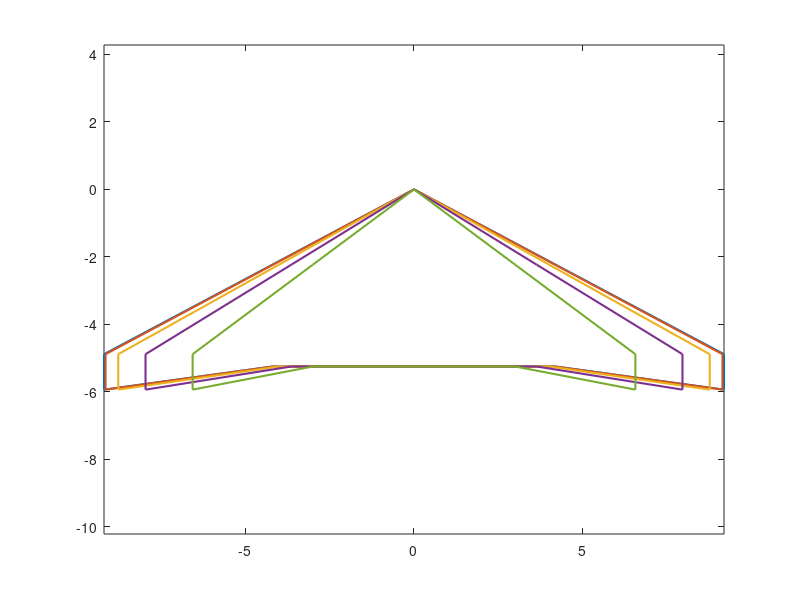

Here is the MATLAB script that generated this plot: (Note: this script raises an error after producing the figure.)
%% AERODYNAMICS 2.- PROJECT 2 2025-2026 - WING #19
% MARIO BARRANTES MELLADO 100471762
% GUILLERMO MARÍN COBO 100475752

clc; clear all; close all;
%% Parameters of Wing & ISA

% Parameters of the wing
Sw = 55;             % Surface of the wing [m^2] - from statement
AR = 6.14;           % Area Ratio = b^2/S - from XFLR5
b = sqrt(AR*Sw);     % Wingspan [m]

% Ni = Number of panels in each direction
Ny = 80;
Nx = 40;

% ISA PARAMETERS
M = 22000;             % Mass of the aircraft [kg] - from statement
g = 9.81;              % Acceleration due to gravity force [m/s^2]
CD0 = 0.01;            % Parasitic Drag coefficient - from statement
h = 11000;             % Flying altitude [m] - from statement
T0 = 288.15;           % Ambient temperature @ h=0 [K]
A = 0.0065;            % Lapse rate - ΔT/m [K/m] 
R = 287.05;            % Ideal gas constant [J·kg/K]
T = T0 - A * h;        % Formula to compute temperature @ certain altitude [K]
P = 101325 * (1-(A*h)/T0)^(g/(A * R)); % Formula to compute pressure @ certain altitude [Pa]
rho = P/(R*T);         % Density of air @ h=11000m [kg/m^3] - rho = P/(R*T)
e = 1;                 % Oswald Efficiency Factor
gamma_isa = 1.4 ;          % Ideal gas ratio
W = M * g;             % Weight of aircraft [N]
a = sqrt(gamma_isa*R*T);   % Speed of sound [m/s]

b_0 = b;   % Keep actual value of span [m]

%% WING GEOMETRY for EIW - M_inf=[0,0.1,0.3,0.5,0.7]
M_inf = [0,0.1,0.3,0.5,0.7];

beta = zeros(1, length(M_inf));
b_eiw = zeros(1, length(M_inf));
b_kink_eiw = zeros(1, length(M_inf));
Sw_eiw =  zeros(1, length(M_inf));

colors = lines(length(M_inf)); % At the start, outside the loop
handles = zeros(1, length(M_inf)); % Preallocate for legend

for k=1:length(M_inf)

beta(k) = sqrt(1-(M_inf(k)^2));  % Prandtl-Glauert Correction Factor
b_eiw (k) =  b_0*beta(k);          % Span of Equivalent Incompressible Wing
Sw_eiw (k) = Sw*beta(k);           % Surface of Equivalent Incompressible Wing

%hay que repetir todo el proceso del project1 para el equivalent incompressible wing

% only compress y-coordinates
b = b_eiw(k);             % Wingspan [m]
c_root = b_0/3.5;        % Chord @ root [m]
% b_kink = c_root * 1.6 ;   % Span @ kink [m]

b_kink = (1.6/3.5)*b; % Span @ kink - f(b) not f(c_root)
c_tip = c_root * 0.2;    % Chord @ tip [m]
lambda = 28;             % Swept angle [deg]
lambda_eiw = atan(tand(lambda)/beta(k)) * (180/pi); % Equivalent sweep angle in degrees

% Coordinates of characteristic points of the wing
tip = [0,0] ;
b_kink_top = [(b_kink/2) * tand(lambda_eiw) , b_kink/2];
b_kink_bottom = [c_root , b_kink/2];
c_tip_top = [(b/2)*tand(lambda_eiw) , b/2];
c_tip_bottom = [(b/2)*tand(lambda_eiw) + c_tip , b/2];
c_root_profile = [c_root , 0];

% Define the 5 points of the wing outline - 3 sections where geometry changes: Tip, Kink & Root
x_wing_profile = [tip(1), b_kink_top(1), c_tip_top(1), c_tip_bottom(1), b_kink_bottom(1), c_root_profile(1)]; %, tip(1)
y_wing_profile = [tip(2), b_kink_top(2), c_tip_top(2), c_tip_bottom(2), b_kink_bottom(2), c_root_profile(2)]; %, tip(2)
y_wing_profile_left = -y_wing_profile;

%%% Wing geometry and panel generation%%
% Storing panels points in a matrix, the same matrix for all the wing
PanelPoints = zeros((Ny/2)+1, Nx+1, 2); 
PanelPoints_full = zeros(Ny+ 1, Nx+1, 2) ;

% Defining the leading edge coordinates
Leading_edge_root_kink = [tip(1), tip(2); b_kink_top(1), b_kink_top(2)];         % LE Root-Kink
Leading_edge_kink_tip = [b_kink_top(1), b_kink_top(2); c_tip_top(1), c_tip_top(2)]; % LE Kink-Tip

% Defining the trailing edge coordinates
Trailing_edge_root_kink = [c_root_profile(1), c_root_profile(2); b_kink_bottom(1), b_kink_bottom(2)]; % TE Root-Kink
Trailing_edge_kink_tip = [b_kink_bottom(1), b_kink_bottom(2); c_tip_bottom(1), c_tip_bottom(2)];   % TE Kink-Tip

dy = b_eiw(k)/Ny;          % Width of each panel
dx = linspace(0, 1, Nx+1); % Length of each panel

for j = 1:(Ny/2) + 1 
    y_j = (j-1) * dy; 

    if y_j > b/2
        y_j = b/2;
    end
    % local_x_le = 0.0;
    % local_x_te = 0.0;

    % Interpolate LE and TE x-coordinates depending if we are before or after the kink
    if y_j <= b_kink_top(2) % Root-kink
        local_x_le = interp1(Leading_edge_root_kink(:,2), Leading_edge_root_kink(:,1), y_j);  % LE x-coordinate root-kink
        local_x_te = interp1(Trailing_edge_root_kink(:,2), Trailing_edge_root_kink(:,1), y_j); % TE x-coordinate
    else % Kink-tip
        local_x_le = interp1(Leading_edge_kink_tip(:,2), Leading_edge_kink_tip(:,1), y_j);  % LE x-coordinate kink-tip
        local_x_te = interp1(Trailing_edge_kink_tip(:,2), Trailing_edge_kink_tip(:,1), y_j); % TE x-coordinate kink-tip
    end

    % Calculates the chord length of each panel
    local_chord = local_x_te - local_x_le;

    % Creates all chordwise panel vertices a this y-coordinate
    for i = 1:(Nx+1)
        PanelPoints(j, i, 1) = local_x_le + dx(i) * local_chord; % x-coordinate of panel i,j
        PanelPoints(j, i, 2) = y_j;         % y-coordinate of panel i,j
    end
end

% Mirroring half of the wing to get the complete wing plot
PanelPoints_full(1:Ny/2+1, :, 2) = -PanelPoints(end:-1:1,:,2) ;
PanelPoints_full(Ny/2+2 : Ny + 1, :, 2) = PanelPoints(2:end,:,2);
PanelPoints_full(1:Ny/2+1, :, 1) = PanelPoints(end:-1:1,:,1);
PanelPoints_full(Ny/2+2 : Ny + 1, :, 1) = PanelPoints(2:end,:,1) ;


% figure; % Plotting the wing surface

col = colors(k, :); % Pick a color for this Mach number

h = plot(y_wing_profile, -x_wing_profile, 'Color', col, 'LineWidth', 1.5);
hold on
plot(y_wing_profile_left, -x_wing_profile, 'Color', col, 'LineWidth', 1.5);
hold on

handles(k) = h; % Store handle for legend

% % Plotting panels division inside the wing
% for j = 1:Ny+1
    % plot(PanelPoints_full(j, :, 2), -PanelPoints_full(j, :, 1), 'b', 'LineWidth', 0.5);
    % hold on
% end
% for i = 1:Nx+1
    % plot(PanelPoints_full(:, i, 2), -PanelPoints_full(:, i, 1), 'b', 'LineWidth', 0.5);
    % hold on
% end
axis equal % Centering axis
hold on
end

title('Equivalent Incompressible Wings for $M_{\infty}=[0, 0.1,0.3,0.5,0.7]$', Interpreter='latex', FontWeight='bold', FontSize=14)
legendStrings = arrayfun(@(m) sprintf('M{\\infty} = %.1f', m), M_inf, 'UniformOutput', false);
legend(handles, legendStrings, Interpreter= 'latex');
xlabel('y')
ylabel('x')
axis equal
grid on
yticks = get(gca, 'YTick');          % This grabs MATLAB's current y-axis ticks
yticklabels = -yticks;               % Make all tick labels positive
set(gca, 'YTickLabel', yticklabels); % This replaces label -3 with 3, etc.
hold off

%% PANEL DIVISION FOR EIW - M_inf=[0,0.1,0.3,0.5,0.7]
%k = 1; % To plot panel division for incompressible wing (M_inf = 0) - same as in project 1
% b = sqrt(AR*Sw);     % Wingspan [m]

for k = 1:length(M_inf)

% para probar si funciona bien, ploteo solo Mach menor (M=0) y mayor (M=0.7)
% if k==1 || k==5 % only entering loop (plotting wing and panel divisions + control points) for M=0 and M=0.7

beta(k) = sqrt(1-(M_inf(k)^2));  % Prandtl-Glauert Correction Factor
b_eiw (k) =  b_0*beta(k);          % Span of Equivalent Incompressible Wing

%hay que repetir todo el proceso del project1 para el equivalent incompressible wing

% only compress y-coordinates
b = b_eiw(k);             % Wingspan [m]
c_root = b_0/3.5;        % Chord @ root [m]
% b_kink = c_root * 1.6 ;   % Span @ kink [m]
b_kink = (1.6/3.5)*b; % Span @ kink - f(b) not f(c_root)
c_tip = c_root * 0.2;    % Chord @ tip [m]
lambda = 28;             % Swept angle [deg]
lambda_eiw = atan(tand(lambda)/beta(k)) * (180/pi); % Equivalent sweep angle in degrees


% Coordinates of characteristic points of the wing
tip = [0,0] ;
b_kink_top = [(b_kink/2) * tand(lambda_eiw) , b_kink/2];
b_kink_bottom = [c_root , b_kink/2];
c_tip_top = [(b/2)*tand(lambda_eiw) , b/2];
c_tip_bottom = [(b/2)*tand(lambda_eiw) + c_tip , b/2];
c_root_profile = [c_root , 0];

% Define the 6 points of the wing outline - 3 sections where geometry changes: Tip, Kink & Root
x_wing_profile = [tip(1), b_kink_top(1), c_tip_top(1), c_tip_bottom(1), b_kink_bottom(1), c_root_profile(1)]; %, tip(1)
y_wing_profile = [tip(2), b_kink_top(2), c_tip_top(2), c_tip_bottom(2), b_kink_bottom(2), c_root_profile(2)]; %, tip(2)
y_wing_profile_left = -y_wing_profile;


%%% Wing geometry and panel generation%%
% Storing panels points in a matrix, the same matrix for all the wing
PanelPoints = zeros((Ny/2)+1, Nx+1, 2); 
PanelPoints_full = zeros(Ny+ 1, Nx+1, 2) ;

% Defining the leading edge coordinates
Leading_edge_root_kink = [tip(1), tip(2); b_kink_top(1), b_kink_top(2)];         % LE Root-Kink
Leading_edge_kink_tip = [b_kink_top(1), b_kink_top(2); c_tip_top(1), c_tip_top(2)]; % LE Kink-Tip

% Defining the trailing edge coordinates
Trailing_edge_root_kink = [c_root_profile(1), c_root_profile(2); b_kink_bottom(1), b_kink_bottom(2)]; % TE Root-Kink
Trailing_edge_kink_tip = [b_kink_bottom(1), b_kink_bottom(2); c_tip_bottom(1), c_tip_bottom(2)];   % TE Kink-Tip

dy = b_eiw(k)/Ny;               % Width of each panel
dx = linspace(0, 1, Nx+1); % Length of each panel

for j = 1:(Ny/2) + 1 
    y_j = (j-1) * dy; 

    if y_j > b/2
        y_j = b/2;
    end
    % local_x_le = 0.0;
    % local_x_te = 0.0;

    % Interpolate LE and TE x-coordinates depending if we are before or after the kink
    if y_j <= b_kink_top(2) % Root-kink
        local_x_le = interp1(Leading_edge_root_kink(:,2), Leading_edge_root_kink(:,1), y_j);  % LE x-coordinate root-kink
        local_x_te = interp1(Trailing_edge_root_kink(:,2), Trailing_edge_root_kink(:,1), y_j); % TE x-coordinate
    else % Kink-tip
        local_x_le = interp1(Leading_edge_kink_tip(:,2), Leading_edge_kink_tip(:,1), y_j);  % LE x-coordinate kink-tip
        local_x_te = interp1(Trailing_edge_kink_tip(:,2), Trailing_edge_kink_tip(:,1), y_j); % TE x-coordinate kink-tip
    end

    % Calculates the chord length of each panel
    local_chord = local_x_te - local_x_le;

    % Creates all chordwise panel vertices a this y-coordinate
    for i = 1:(Nx+1)
        PanelPoints(j, i, 1) = local_x_le + dx(i) * local_chord; % x-coordinate of panel i,j
        PanelPoints(j, i, 2) = y_j;         % y-coordinate of panel i,j
    end
end

% Mirroring half of the wing to get the complete wing plot
PanelPoints_full(1:Ny/2+1, :, 2) = -PanelPoints(end:-1:1,:,2) ;
PanelPoints_full(Ny/2+2 : Ny + 1, :, 2) = PanelPoints(2:end,:,2);
PanelPoints_full(1:Ny/2+1, :, 1) = PanelPoints(end:-1:1,:,1);
PanelPoints_full(Ny/2+2 : Ny + 1, :, 1) = PanelPoints(2:end,:,1) ;


figure; % Plotting the wing surface

col = colors(k, :); % Pick a color for this Mach number

h = plot(y_wing_profile, -x_wing_profile, 'Color', col, 'LineWidth', 1.5);
hold on
plot(y_wing_profile_left, -x_wing_profile, 'Color', col, 'LineWidth', 1.5);
hold on

handles(k) = h; % Store handle for legend

% Plotting panels division inside the wing
for j = 1:Ny+1
    plot(PanelPoints_full(j, :, 2), -PanelPoints_full(j, :, 1), 'b', 'LineWidth', 0.5);
    hold on
end
for i = 1:Nx+1
    plot(PanelPoints_full(:, i, 2), -PanelPoints_full(:, i, 1), 'b', 'LineWidth', 0.5);
    hold on
end
axis equal % Centering axis
hold on

%%% Computing and plotting Control Points
x_c = zeros(Nx, Ny); % Control point x-coordinates
y_c = zeros(Nx, Ny); % Control point y-coordinates

for i = 1:Nx 
    for j = 1:Ny 
        % x,y coordinates for the 4 corners of the (i,j) panel
        P1_coords = squeeze(PanelPoints_full(j,   i,   :)); % Inboard, LE
        P2_coords = squeeze(PanelPoints_full(j,   i+1, :)); % Inboard, TE
        P3_coords = squeeze(PanelPoints_full(j+1, i+1, :)); % Outboard, TE
        P4_coords = squeeze(PanelPoints_full(j+1, i,   :)); % Outboard, LE

        % control points @ exact center of the panel (same as in exercises of sheet 4)
        x_c(i,j) = (P1_coords(1) + P2_coords(1) + P3_coords(1) + P4_coords(1)) / 4;
        y_c(i,j) = (P1_coords(2) + P2_coords(2) + P3_coords(2) + P4_coords(2)) / 4;

        plot(y_c(i,j),-x_c(i,j),'r.', 'MarkerSize', 6) % Adding control points to plot of wing with panels division

    end
end

title(sprintf('Equivalent Incompressible Wing for $M_{\\infty} = %.2f$', M_inf(k)), Interpreter='latex', FontWeight='bold',FontSize=14)
xlabel('y (spanwise direction)', Interpreter= 'latex')
ylabel('x (chordwise direction)', Interpreter= 'latex')
axis on
grid off
limits = [min(y_wing_profile_left)-1,max(y_wing_profile)+1];
xlim (limits)
yticks = get(gca, 'YTick');      % This grabs MATLAB's current y-axis ticks
yticklabels = -yticks;       % Make all tick labels positive
set(gca, 'YTickLabel', yticklabels); % This replaces label -3 with 3, etc.
hold off

end

%% VLM FOR EIW TO GET dCL/dα for M_inf=[0,0.1,0.3,0.5,0.7] - from Project 1 - OK (revisado con Ignacio)
alpha_deg = [0, 5, 10, 15, 20] ; % Angle of attack [degrees]
alpha_rad = deg2rad(alpha_deg);  % Angle of attack [radians]

Na = length(alpha_rad);

CL_i = zeros(Na);
CL_c = zeros(Na);
L = zeros(Na);
CL_full_i = zeros(Na,Na);
CL_full_c = zeros(Na,Na);
dCL_dalpha_c_rad = zeros(1,Na);
dCL_dalpha_c_deg = zeros(1,Na);

colors = lines(length(M_inf));     % Vector for different colors for each Mach
handles = zeros(1, length(M_inf)); % Preallocate vector for legend

for i = 1:length(M_inf)

    [CL_i, ww_mat, Gamma, L, V_inf] = vlm (M_inf(i), PanelPoints_full, alpha_rad, Nx, Ny, x_c, y_c, b_eiw(i), rho, a, Sw_eiw(i));

    col2 = colors(i, :);      % Pick a color for plotting CL for this Mach number - same colors as EIWs

    CL_full_i(i,:) = CL_i;    % Store all values of CL - Each row is for each M_inf   -->  Equal for all M_inf
    CL_c = CL_i./beta(i);     % Undo PG contraction for CL
    CL_full_c(i,:) = CL_c;    % Store all values of CL - Each row is for each M_inf

    h2 = plot(alpha_deg, CL_c, 'Color', col2, 'LineWidth', 1.5);
    hold on
    handles(i) = h2;          % Store handles for legend

    dCL_dalpha_c_rad(i) = (CL_full_c(i, end) - CL_full_c(i, 1)) / (alpha_rad(end) - alpha_rad(1)); 
    dCL_dalpha_c_deg(i) = (CL_full_c(i, end) - CL_full_c(i, 1)) / (alpha_deg(end) - alpha_deg(1));

end

% Plot of CL vs alpha [deg]
title('$C_L$ vs $\alpha$ for $M_{\infty}=[0, 0.1,0.3,0.5,0.7]$', Interpreter='latex', FontWeight='bold', FontSize=14)
legendStrings = arrayfun(@(m) sprintf('M{\\infty} = %.1f', m), M_inf, 'UniformOutput', false);
legend(handles, legendStrings, Interpreter= 'latex');
xlabel('$\alpha$', Interpreter='latex', FontSize=14)
ylabel('$C_L$', Interpreter='latex', FontSize=14)
grid on
hold off

% Plot of dCL/dalpha [deg]
figure
plot (M_inf, dCL_dalpha_c_deg, 'o-', LineWidth=1.5)
title('$dC_L/d\alpha$ [deg] for $M_{\infty}=[0,0.1,0.3,0.5,0.7]$', Interpreter='latex', FontWeight='bold', FontSize=14)
xlabel('$M_{\infty}$', Interpreter='latex', FontSize=14)
ylabel('$dC_L/d\alpha$ [deg]', Interpreter='latex', FontSize=14)
grid on

% Plot of dCL/dalpha [rad]
figure
plot (M_inf, dCL_dalpha_c_rad, 'o-', Linewidth=1.5)
title('$dC_L/d\alpha$ [rad] for $M_{\infty}=[0,0.1,0.3,0.5,0.7]$', Interpreter='latex', FontWeight='bold', FontSize=14)
xlabel('$M_{\infty}$', Interpreter='latex', FontSize=14)
ylabel('$dC_L/d\alpha$ [rad]', Interpreter='latex', FontSize=14)
grid on



%%%%% COMPUTATION OF INDUCED DRAG FROM SAME PROCEDURE AS THE ONE USED FOR
%%%%% GETTING LIFT ON M_inf_D = [0,0.1,0.3,0.5,0.7] 
%% WING GEOMETRY for EIW - M_inf_D=[0.5-0.95]
M_inf_D = 0.5:0.05:0.95;           % Incoming free-stream Mach numbers
beta_D = sqrt(1-(M_inf_D.^2));  % Prandtl-Glauert Correction Factor
b_eiw_D = b_0.*beta_D;             % Span of Equivalent Incompressible Wing
Sw_eiw_D = Sw.*beta_D;             % Surface of Equivalent Incompressible Wing

b_kink_eiw_D = zeros(1, length(M_inf_D));

colors = lines(length(M_inf_D)); % At the start, outside the loop
handles = zeros(1, length(M_inf_D)); % Preallocate for legend

for k=1:length(M_inf_D)

% only compress y-coordinates
b = b_eiw_D(k);             % Wingspan [m]
c_root = b_0/3.5;        % Chord @ root [m]
% b_kink = c_root * 1.6 ;   % Span @ kink [m]

b_kink = (1.6/3.5)*b;    % Span @ kink - f(b) not f(c_root)
c_tip = c_root * 0.2;    % Chord @ tip [m]
lambda = 28;             % Swept angle [deg]
lambda_eiw = atan(tand(lambda)/beta_D(k)) * (180/pi); % Equivalent sweep angle in degrees


% Coordinates of characteristic points of the wing
tip = [0,0] ;
b_kink_top = [(b_kink/2) * tand(lambda_eiw) , b_kink/2];
b_kink_bottom = [c_root , b_kink/2];
c_tip_top = [(b/2)*tand(lambda_eiw) , b/2];
c_tip_bottom = [(b/2)*tand(lambda_eiw) + c_tip , b/2];
c_root_profile = [c_root , 0];

% Define the 5 points of the wing outline - 3 sections where geometry changes: Tip, Kink & Root
x_wing_profile = [tip(1), b_kink_top(1), c_tip_top(1), c_tip_bottom(1), b_kink_bottom(1), c_root_profile(1)]; %, tip(1)
y_wing_profile = [tip(2), b_kink_top(2), c_tip_top(2), c_tip_bottom(2), b_kink_bottom(2), c_root_profile(2)]; %, tip(2)
y_wing_profile_left = -y_wing_profile;


%%% Wing geometry and panel generation%%
% Storing panels points in a matrix, the same matrix for all the wing
PanelPoints = zeros((Ny/2)+1, Nx+1, 2); 
PanelPoints_full = zeros(Ny+ 1, Nx+1, 2) ;

% Defining the leading edge coordinates
Leading_edge_root_kink = [tip(1), tip(2); b_kink_top(1), b_kink_top(2)];         % LE Root-Kink
Leading_edge_kink_tip = [b_kink_top(1), b_kink_top(2); c_tip_top(1), c_tip_top(2)]; % LE Kink-Tip

% Defining the trailing edge coordinates
Trailing_edge_root_kink = [c_root_profile(1), c_root_profile(2); b_kink_bottom(1), b_kink_bottom(2)]; % TE Root-Kink
Trailing_edge_kink_tip = [b_kink_bottom(1), b_kink_bottom(2); c_tip_bottom(1), c_tip_bottom(2)];   % TE Kink-Tip

dy = b_eiw_D(k)/Ny;               % Width of each panel
dx = linspace(0, 1, Nx+1); % Length of each panel

for j = 1:(Ny/2) + 1 
    y_j = (j-1) * dy; 

    if y_j > b/2
        y_j = b/2;
    end
    % local_x_le = 0.0;
    % local_x_te = 0.0;

    % Interpolate LE and TE x-coordinates depending if we are before or after the kink
    if y_j <= b_kink_top(2) % Root-kink
        local_x_le = interp1(Leading_edge_root_kink(:,2), Leading_edge_root_kink(:,1), y_j);  % LE x-coordinate root-kink
        local_x_te = interp1(Trailing_edge_root_kink(:,2), Trailing_edge_root_kink(:,1), y_j); % TE x-coordinate
    else % Kink-tip
        local_x_le = interp1(Leading_edge_kink_tip(:,2), Leading_edge_kink_tip(:,1), y_j);  % LE x-coordinate kink-tip
        local_x_te = interp1(Trailing_edge_kink_tip(:,2), Trailing_edge_kink_tip(:,1), y_j); % TE x-coordinate kink-tip
    end

    % Calculates the chord length of each panel
    local_chord = local_x_te - local_x_le;

    % Creates all chordwise panel vertices a this y-coordinate
    for i = 1:(Nx+1)
        PanelPoints(j, i, 1) = local_x_le + dx(i) * local_chord; % x-coordinate of panel i,j
        PanelPoints(j, i, 2) = y_j;         % y-coordinate of panel i,j
    end
end

% Mirroring half of the wing to get the complete wing plot
PanelPoints_full(1:Ny/2+1, :, 2) = -PanelPoints(end:-1:1,:,2) ;
PanelPoints_full(Ny/2+2 : Ny + 1, :, 2) = PanelPoints(2:end,:,2);
PanelPoints_full(1:Ny/2+1, :, 1) = PanelPoints(end:-1:1,:,1);
PanelPoints_full(Ny/2+2 : Ny + 1, :, 1) = PanelPoints(2:end,:,1) ;


% figure; % Plotting the wing surface

col = colors(k, :); % Pick a color for this Mach number

h = plot(y_wing_profile, -x_wing_profile, 'Color', col, 'LineWidth', 1.5);
hold on
plot(y_wing_profile_left, -x_wing_profile, 'Color', col, 'LineWidth', 1.5);
hold on

handles(k) = h; % Store handle for legend

axis equal % Centering axis
hold on

end

hold off
title('Equivalent Incompressible Wings for $M_{\infty}=[0.5-0.95]$', Interpreter='latex', FontWeight='bold', FontSize=14)
legendStrings = arrayfun(@(m) sprintf('M{\\infty} = %.2f', m), M_inf_D, 'UniformOutput', false);
legend(handles, legendStrings, Interpreter= 'latex');
xlabel('y')
ylabel('x')
axis equal
grid on
yticks = get(gca, 'YTick');          % This grabs MATLAB's current y-axis ticks
yticklabels = -yticks;               % Make all tick labels positive
set(gca, 'YTickLabel', yticklabels); % This replaces label -3 with 3, etc.


% PANEL DIVISION FOR EIW
b = sqrt(AR*Sw);     % Wingspan [m]

for k = 1:length(M_inf_D)

beta_D(k) = sqrt(1-(M_inf_D(k)^2));  % Prandtl-Glauert Correction Factor
b_eiw_D (k) =  b_0*beta_D(k);          % Span of Equivalent Incompressible Wing

%hay que repetir todo el proceso del project1 para el equivalent incompressible wing

% only compress y-coordinates
b = b_eiw_D(k);             % Wingspan [m]
c_root = b_0/3.5;        % Chord @ root [m]
% b_kink = c_root * 1.6 ;   % Span @ kink [m]
b_kink = (1.6/3.5)*b; % Span @ kink - f(b) not f(c_root)
c_tip = c_root * 0.2;    % Chord @ tip [m]
lambda = 28;             % Swept angle [deg]
lambda_eiw = atan(tand(lambda)/beta_D(k)) * (180/pi); % Equivalent sweep angle in degrees


% Coordinates of characteristic points of the wing
tip = [0,0] ;
b_kink_top = [(b_kink/2) * tand(lambda_eiw) , b_kink/2];
b_kink_bottom = [c_root , b_kink/2];
c_tip_top = [(b/2)*tand(lambda_eiw) , b/2];
c_tip_bottom = [(b/2)*tand(lambda_eiw) + c_tip , b/2];
c_root_profile = [c_root , 0];

% Define the 6 points of the wing outline - 3 sections where geometry changes: Tip, Kink & Root
x_wing_profile = [tip(1), b_kink_top(1), c_tip_top(1), c_tip_bottom(1), b_kink_bottom(1), c_root_profile(1)]; %, tip(1)
y_wing_profile = [tip(2), b_kink_top(2), c_tip_top(2), c_tip_bottom(2), b_kink_bottom(2), c_root_profile(2)]; %, tip(2)
y_wing_profile_left = -y_wing_profile;


%%% Wing geometry and panel generation %%
% Storing panels points in a matrix, the same matrix for all the wing
PanelPoints = zeros((Ny/2)+1, Nx+1, 2); 
PanelPoints_full = zeros(Ny+ 1, Nx+1, 2) ;

% Defining the leading edge coordinates
Leading_edge_root_kink = [tip(1), tip(2); b_kink_top(1), b_kink_top(2)];         % LE Root-Kink
Leading_edge_kink_tip = [b_kink_top(1), b_kink_top(2); c_tip_top(1), c_tip_top(2)]; % LE Kink-Tip

% Defining the trailing edge coordinates
Trailing_edge_root_kink = [c_root_profile(1), c_root_profile(2); b_kink_bottom(1), b_kink_bottom(2)]; % TE Root-Kink
Trailing_edge_kink_tip = [b_kink_bottom(1), b_kink_bottom(2); c_tip_bottom(1), c_tip_bottom(2)];   % TE Kink-Tip

dy = b_eiw_D(k)/Ny;               % Width of each panel
dx = linspace(0, 1, Nx+1); % Length of each panel

for j = 1:(Ny/2) + 1 
    y_j = (j-1) * dy; 

    if y_j > b/2
        y_j = b/2;
    end
    % local_x_le = 0.0;
    % local_x_te = 0.0;

    % Interpolate LE and TE x-coordinates depending if we are before or after the kink
    if y_j <= b_kink_top(2) % Root-kink
        local_x_le = interp1(Leading_edge_root_kink(:,2), Leading_edge_root_kink(:,1), y_j);  % LE x-coordinate root-kink
        local_x_te = interp1(Trailing_edge_root_kink(:,2), Trailing_edge_root_kink(:,1), y_j); % TE x-coordinate
    else % Kink-tip
        local_x_le = interp1(Leading_edge_kink_tip(:,2), Leading_edge_kink_tip(:,1), y_j);  % LE x-coordinate kink-tip
        local_x_te = interp1(Trailing_edge_kink_tip(:,2), Trailing_edge_kink_tip(:,1), y_j); % TE x-coordinate kink-tip
    end

    % Calculates the chord length of each panel
    local_chord = local_x_te - local_x_le;

    % Creates all chordwise panel vertices a this y-coordinate
    for i = 1:(Nx+1)
        PanelPoints(j, i, 1) = local_x_le + dx(i) * local_chord; % x-coordinate of panel i,j
        PanelPoints(j, i, 2) = y_j;         % y-coordinate of panel i,j
    end
end

% Mirroring half of the wing to get the complete wing plot
PanelPoints_full(1:Ny/2+1, :, 2) = -PanelPoints(end:-1:1,:,2) ;
PanelPoints_full(Ny/2+2 : Ny + 1, :, 2) = PanelPoints(2:end,:,2);
PanelPoints_full(1:Ny/2+1, :, 1) = PanelPoints(end:-1:1,:,1);
PanelPoints_full(Ny/2+2 : Ny + 1, :, 1) = PanelPoints(2:end,:,1) ;


figure; % Plotting the wing surface

col = colors(k, :); % Pick a color for this Mach number

h = plot(y_wing_profile, -x_wing_profile, 'Color', col, 'LineWidth', 1.5);
hold on
plot(y_wing_profile_left, -x_wing_profile, 'Color', col, 'LineWidth', 1.5);
hold on

handles(k) = h; % Store handle for legend

% Plotting panels division inside the wing
for j = 1:Ny+1
    plot(PanelPoints_full(j, :, 2), -PanelPoints_full(j, :, 1), 'b', 'LineWidth', 0.5);
    hold on
end
for i = 1:Nx+1
    plot(PanelPoints_full(:, i, 2), -PanelPoints_full(:, i, 1), 'b', 'LineWidth', 0.5);
    hold on
end
axis equal % Centering axis
hold on

%%% Computing and plotting Control Points
x_c = zeros(Nx, Ny); % Control point x-coordinates
y_c = zeros(Nx, Ny); % Control point y-coordinates

for i = 1:Nx 
    for j = 1:Ny 
        % x,y coordinates for the 4 corners of the (i,j) panel
        P1_coords = squeeze(PanelPoints_full(j,   i,   :)); % Inboard, LE
        P2_coords = squeeze(PanelPoints_full(j,   i+1, :)); % Inboard, TE
        P3_coords = squeeze(PanelPoints_full(j+1, i+1, :)); % Outboard, TE
        P4_coords = squeeze(PanelPoints_full(j+1, i,   :)); % Outboard, LE

        % control points @ exact center of the panel (same as in exercises of sheet 4)
        x_c(i,j) = (P1_coords(1) + P2_coords(1) + P3_coords(1) + P4_coords(1)) / 4;
        y_c(i,j) = (P1_coords(2) + P2_coords(2) + P3_coords(2) + P4_coords(2)) / 4;

        plot(y_c(i,j),-x_c(i,j),'r.', 'MarkerSize', 6) % Adding control points to plot of wing with panels division

    end
end

title(sprintf('Equivalent Incompressible Wing for $M_{\\infty} = %.2f$', M_inf_D(k)), Interpreter='latex', FontWeight='bold',FontSize=14)
legendStrings = arrayfun(@(m) sprintf('M{\\infty} = %.2f', m), M_inf_D, 'UniformOutput', false);
legend(handles, legendStrings, Interpreter= 'latex');
xlabel('y (spanwise direction)', Interpreter= 'latex')
ylabel('x (chordwise direction)', Interpreter= 'latex')
axis on
grid off
limits = [min(y_wing_profile_left)-1,max(y_wing_profile)+1];
xlim (limits)
yticks = get(gca, 'YTick');      % This grabs MATLAB's current y-axis ticks
yticklabels = -yticks;       % Make all tick labels positive
set(gca, 'YTickLabel', yticklabels); % This replaces label -3 with 3, etc.
hold off

% end

end

%% VLM FOR EIW TO GET dCL/dα - from Project 1 - OK revisado con Ignacio - now for M_inf_D=[0.5-0.95]
alpha_deg = [0, 5, 10, 15, 20] ; % Angle of attack [degrees]
alpha_rad = deg2rad(alpha_deg);  % Angle of attack [radians]

Na = length(alpha_rad);
U_inf_D = zeros(1,length(M_inf_D));

% Preallocating vectors for Lift
CL_i_D = zeros(Na);
CL_c_D = zeros(Na);
L_D = zeros(Na);
CL_full_i_D = zeros(Na,Na);
CL_full_c_D = zeros(Na,Na);
dCL_dalpha_c_rad_D = zeros(1,Na);
dCL_dalpha_c_deg_D = zeros(1,Na);

% Preallocating vectors for plot
colors = lines(length(M_inf_D));     % Vector for different colors for each Mach
handles = zeros(1, length(M_inf_D)); % Vector for legend

% Preallocating vectors for Drag
D0 = zeros(1, length(M_inf_D));         % D0 ≡ Parasitic Drag
% D0_PG = zeros(1, length(M_inf_D));    % D0_PG ≡ Parasitic Drag w/ PG contraction
Di_i_y = zeros(Ny, length(M_inf_D));    % Di_i_y ≡ Induced drag in each panel
Di_i = zeros(1, length(M_inf_D));       % Di_i ≡ Induced Drag of Equivalent Incompressible Wing
Di_c = zeros(1, length(M_inf_D));       % Di_i ≡ Induced Drag of Equivalent Incompressible Wing
D_total = zeros(1, length(M_inf_D));    % D_total ≡ Total drag = Parasitic Drag + Induced drag
q_inf = zeros(1, length(M_inf_D));      % q_inf ≡ Dynamic Pressure

% Preallocating vectors for required AoA to maintain steady level flight
alpha_req = zeros(1,length(M_inf_D));
CL_req = zeros(length(M_inf_D),1);

% Coordinates of Trefftz's Plane - only y used
y_trefftz = zeros(Ny+1,length(M_inf_D));
y_trefftz_cp = zeros(Ny,length(M_inf_D));
dy_i = zeros(1,length(M_inf_D));

% Preallocating vectors for Gamma & w
Gamma_D_full = zeros (Nx*Ny,length(M_inf_D));
Gamma_trefftz = zeros(Ny,length(M_inf_D)); % (span, Mach)
Gamma_trefftz_delta = zeros(Ny+1,length(M_inf_D)); % (span, Mach)
w_trefftz = zeros(Ny,length(M_inf_D));

for i = 1:length(M_inf_D)

        dy_i (i) = b_eiw_D(i)/Ny;

        % LIFT CALCULATION 
        [CL_i_D, ww_mat_D, Gamma_D, L_D, U_inf_d] = vlm (M_inf_D(i), PanelPoints_full, alpha_rad, Nx, Ny, x_c, y_c, b_eiw_D(i), rho, a, Sw_eiw_D(i));

        U_inf_D (i) = U_inf_d;
     
        CL_full_i_D(i,:) = CL_i_D;    % Store all values of CL - Each row is for each M_inf_D   -->  Equal for all M_inf_D
        CL_c_D = CL_i_D./beta_D(i);     % Undo PG contraction for CL
        CL_full_c_D(i,:) = CL_c_D;    % Store all values of CL - Each row is for each M_inf_D

        col2 = colors(i, :);          % Pick a color for plotting CL for this Mach number - same colors as EIWs
        h2 = plot(alpha_deg, CL_c_D, 'Color', col2, 'LineWidth', 1.5);
        hold on
        handles(i) = h2;          % Store handles for legend

        dCL_dalpha_c_rad_D(i) = (CL_full_c_D(i, end) - CL_full_c_D(i, 1)) / (alpha_rad(end) - alpha_rad(1)); 
        dCL_dalpha_c_deg_D(i) = (CL_full_c_D(i, end) - CL_full_c_D(i, 1)) / (alpha_deg(end) - alpha_deg(1));

        % PARASITIC DRAG
        q_inf(i) = 1/2 * rho * U_inf_D(i)^2;   % Dynamic pressure
        D0(i) = (CD0 * q_inf(i) * Sw);  % Parasitic drag
        % D0_PG(i) = (CD0 / beta_D(i) * q_inf(i) * Sw_eiw_D(i));  % Parasitic drag w/ PG contraction -> Sw_eiw_D & CD(c) = CD(i)/beta_D
        % since beta is multiplying CD0 and dividing Sw - D0_PG≡D0
       
        % ANGLE OF ATTACK REQUIRED TO MAINTAIN STEADY LEVEL FLIGHT

        % CL required for steady levelled flight W=L=CL*q_inf*Sw
        CL_req (i) = W / (q_inf(i) * Sw);
        alpha_req(i) = interp1(CL_full_c_D(i,:), alpha_deg, CL_req(i), 'linear', 'extrap'); % interpolating to find alpha such that CL(alpha) = CL_req(i)

        % SUGGESTION BY PERPLEXITY - COMPUTE GAMMA ONLY FOR THE REQUIRED AoA
        alpha_req_rad = deg2rad(alpha_req(i));                      % NEW

        % RHS for induced w at required alpha                       % NEW
        b_w_req = -U_inf_D(i) * sin(alpha_req_rad) * ones(Nx*Ny,1); % NEW

        % Solve for Gamma at required alpha                         % NEW
        Gamma_req = ww_mat_D \ b_w_req;                             % NEW

        % Store and collapse chordwise to Trefftz distribution      % NEW
        Gamma_D_full(:, i) = Gamma_req;                             % NEW
        Gamma_mat_req = reshape(Gamma_req, Ny, Nx);                 % NEW
        Gamma_trefftz(:, i) = sum(Gamma_mat_req, 2);                % NEW
        
        % % Computing Gamma for Trefftz's Plane
        % Gamma_D_full (:,i) = Gamma_D(:);        % Trailing-edge circulation for each spanwise location - needed for Trefftz
        % 
        % % Let Gamma_D_full be (Ny*Nx, Nmach)
        % 
        % Gamma_vec = Gamma_D_full(:, i); % (Ny*Nx) x 1 vector for Mach m
        % Gamma_mat = reshape(Gamma_vec, Ny, Nx); % Ny x Nx, spanwise major
        % Gamma_trefftz(:, i) = sum(Gamma_mat, 2); % sum along columns (chordwise stations)

        % INDUCED DRAG CALCULATION    
        % computing dGamma for the integral of w
        for j = 1:Ny+1
            if j==1
                Gamma_trefftz_delta(j,i) = Gamma_trefftz(j,i);
            elseif j == (Ny+1)
                Gamma_trefftz_delta(j,i) = - Gamma_trefftz(j-1,i);
            else
                Gamma_trefftz_delta(j,i) = Gamma_trefftz(j,i) - Gamma_trefftz(j-1,i);
            end
        end

        % Computing position of control points in the middle of each Trefftz's Plane panel
        y_trefftz (:,i) = linspace(-b_eiw_D(i)/2, b_eiw_D(i)/2, Ny+1);  % Contracting span depending on Mach
        y_trefftz_cp = 0.5 * (y_trefftz(1:Ny, :) + y_trefftz(2:Ny+1, :));
        % for j = 1:Ny - same procedure
        %     y_trefftz_cp (j,i) = 1/2 * (y_trefftz(j+1,i)-y_trefftz(j,i)) + y_trefftz(j);
        % end

        for k = 1:Ny
            w_trefftz(k,i) = 0; % avoid accumulation errors
            for j = 1:Ny+1
                   w_trefftz(k,i) = -1/(2*pi) * Gamma_trefftz_delta(j,i)/((y_trefftz_cp(k,i))-y_trefftz(j,i)) + w_trefftz(k,i);
            end
        end

        % Solving integral to get Induced Drag
        for j = 1:Ny
            Di_i(i) = -1/2 * rho * Gamma_trefftz(j,i) * w_trefftz(j,i) * dy_i(i) + Di_i(i);
        end

        Di_c(i) = Di_i(i)/beta_D(i);      % Induced drag for actual compressible regime - undoing PG contraction
        D_total(i) = D0(i) + Di_c(i);     % Total drag
end

% Plot of CL vs alpha
title('$C_L$ vs $\alpha$ for $M_{\infty}=[0.5-0.95]$', Interpreter='latex', FontWeight='bold', FontSize=14)
legendStrings = arrayfun(@(m) sprintf('M{\\infty} = %.2f', m), M_inf_D, 'UniformOutput', false);
legend(handles, legendStrings, Interpreter= 'latex', Location='best');
xlabel('$\alpha$', Interpreter='latex', FontSize=14)
ylabel('$C_L$', Interpreter='latex', FontSize=14)
grid on
hold off

% Plotting ALL contributions of DRAG
% Plot of D0, Di_c & D_total vs Uinf
figure
plot(U_inf_D, D0, 'b','LineWidth', 2.5, 'DisplayName', 'Parasitic drag - $D_0$');         % Parasitic Drag vs. Free-stream velocity
hold on
plot(U_inf_D, Di_c, 'r','LineWidth', 2.5, 'DisplayName', 'Induced Drag - $D_i$');         % Induced Drag vs. Free-stream velocity
hold on
plot(U_inf_D, D_total, 'k','LineWidth', 2.5, 'DisplayName', 'Total Drag - $D_0 + D_i$');  % Total Drag vs. Free-stream velocity
legend('Location', 'best', 'FontSize', 12, 'FontWeight', 'normal', 'Interpreter','latex');
ylabel('$D [N]$', 'Interpreter', 'latex', 'FontSize', 12);
xlabel('$U_\infty [m/s]$', 'Interpreter', 'latex', 'FontSize', 12)
title('Drag forces vs. Free-stream velocity','FontSize', 12, 'Interpreter', 'latex');
hold off
grid on;

%% Computation of optimal flight speed (U_opt) - U_inf that results in minimum total

% [minDrag, index] = min(D_total);    % Finding minimum value of Total Drag & its position
% U_opt_ms = U_inf_D(index);                % Optimal flight speed [m/s]
% % U_opt_ms2 = interp1(CL_full_c_D(i,:), alpha_deg, CL_req(i), 'linear', 'extrap'); % interpolating to find min Drag
% U_opt_kmh = U_opt_ms * 3600/1000;   % Optimal flight speed [km/h] --> km/h = m/s * s/h * km/m

% Smooth interpolation of D_total(U_inf_D)
D_interp = @(U) interp1(U_inf_D, D_total, U, 'spline');
% Search interval: between your min and max speeds
Umin = min(U_inf_D);
Umax = max(U_inf_D);
% Find continuous minimum
U_opt_ms = fminbnd(D_interp, Umin, Umax);
D_opt = D_interp(U_opt_ms);
U_opt_kmh = U_opt_ms * 3.6;

% REQUIRED AoA FOR OPTIMAL FLIGHT SPEED
alpha_opt_req_deg = interp1(U_inf_D, alpha_req, U_opt_ms, 'spline');
alpha_opt_req_rad = deg2rad(alpha_opt_req_deg);

% Plotting Optimal Flying Speed in Drag components vs. Free-stream velocity Figure
figure;
plot(U_inf_D, D0, 'b', 'LineWidth', 2.5, 'DisplayName', 'Parasitic Drag - $D_0$');            % Parasitic Drag vs. Free-stream velocity    
hold on;
plot(U_inf_D, Di_c, 'r', 'LineWidth', 2.5, 'DisplayName', 'Induced Drag - $D_i$');              % Induced Drag vs. Free-stream velocity
hold on
plot(U_inf_D, D_total, 'k', 'LineWidth', 2.5, 'DisplayName', 'Total Drag - $D_0 + D_i$');     % Total Drag vs. Free-stream velocity 
hold on
xline(U_opt_ms, '--', 'LineWidth', 1.5, 'DisplayName', 'Optimal Flight Speed');        % Vertical line @ Optimal Flight Speed
hold on
yline(D_opt, '--g', 'LineWidth', 1.5, 'DisplayName', 'Minimum Total Drag');           % Horizontal line @ Minimum Total Drag
hold on
plot(U_opt_ms, D_opt, 'ko', 'MarkerSize', 11, 'MarkerFaceColor', 'k', 'HandleVisibility', 'off');        % Intersection of min.Drag & Opt.Flight Speed
text(U_opt_ms + 5, D_opt - 4000, sprintf('$U_{opt} = %.2f \\; \\mathrm{m/s}$\n$D_{min} = %.2f \\; \\mathrm{N}$', U_opt_ms, D_opt), ...
    'FontSize', 15, 'FontWeight', 'bold', 'Interpreter', 'latex', 'HorizontalAlignment', 'left');          % Values of Min.Drag & Opt.Flying Speed
legend('Location', 'best', 'FontSize', 12, 'FontWeight', 'normal', 'Interpreter','latex');
ylabel('$D [N]$', 'Interpreter', 'latex');
xlabel('$U_{\infty} [m/s]$', 'Interpreter', 'latex');
title('Optimal Flight Speed for $h=11km$', 'Interpreter', 'latex', FontSize=14);
hold off;
grid on;
%% Aerodynamic Efficiency

L = W;                 % Lift @ Steady Levelled Flight
% E_0 = L./D0;         % Aerodynamic efficiency for Parasitic Drag = Lift/ Parasitic Drag
% E_i = L./Di_c;         % Aerodynamic efficiency for Induced Drag = Lift/ Induced Drag
% E_total = L./D_total;  % Aerodynamic efficiency for Total Drag = Lift/ Total Drag

D0_opt   = interp1(U_inf_D, D0,   U_opt_ms, 'spline');
Di_opt   = interp1(U_inf_D, Di_c, U_opt_ms, 'spline');
Dtot_opt = interp1(U_inf_D, D_total, U_opt_ms, 'spline');   % or just minDrag

E_0     = L / D0_opt;
E_i     = L / Di_opt;
E_total = L / Dtot_opt;

% figure
% plot(U_inf_D,E_0, 'b','LineWidth', 2.5, 'DisplayName', '$E(D_0)$');                 % Aerodynamic Efficiency for Parasitic Drag vs. Free-stream velocity
% hold on
% plot(U_inf_D, E_i, 'y','LineWidth', 2.5, 'DisplayName', '$E(D_i)$');                % Aerodynamic Efficiency for Induced Drag vs. Free-stream velocity
% hold on
% plot(U_inf_D, E_total, 'r','LineWidth', 2.5, 'DisplayName', '$E(D_0 + D_i)$')       % Aerodynamic Efficiency for Total Drag vs. Free-stream velocity
% legend('Location', 'best', 'FontSize', 12, 'FontWeight', 'normal', 'Interpreter','latex');
% ylabel('$E = C_L/C_D \ [-]$', 'Interpreter', 'latex');
% xlabel('$U_\infty [m/s]$', 'Interpreter', 'latex')
% title('Aerodynamic efficiencies vs. Free-stream velocity', 'Interpreter', 'latex', 'FontWeight', 'bold','FontSize', 13);
% hold off
% grid on;

%% Required AoA for steady levelled flight

% alpha_req = zeros(1,length(M_inf_D));
% CL_req = zeros(length(M_inf_D),1);
% CL_diff = zeros(size(CL_full_c_D));
% min_CL_diff = zeros(length(M_inf_D));
% 
% for i = 1:length(M_inf_D)
%     % CL required for steady levelled flight W=L=CL*q_inf*Sw
%     CL_req (i) = W / (q_inf(i) * Sw);
%     alpha_req(i) = interp1(CL_full_c_D(i,:), alpha_deg, CL_req(i), 'linear', 'extrap'); % interpolating to find alpha such that CL(alpha) = CL_req(i)
% end

figure;
plot(U_inf_D, alpha_req,'LineWidth',2, 'Marker','o', 'Color',"r")
xlabel('$U_\infty$ $[m/s]$', 'Interpreter', 'latex');
ylabel('Angle of Attack, $\alpha$ [deg]', 'Interpreter', 'latex');
title('Required Angle of Attack to maintain steady level flight at $h=11km$', 'Interpreter', 'latex', 'FontSize', 13, 'FontWeight', 'bold');
grid on

%% Functions

function [uu,vv,ww] = vring(Gamma,x1,x2,x3,x4,y1,y2,y3,y4,z1,z2,z3,z4,xx,yy,zz) 

%function [uu,vv,ww] = vring(Gamma,x1,x2,x3,x4,y1,y2,y3,y4,z1,z2,z3,z4,xx,yy,zz)
% Computes the velocities produced in (xx,yy,zz) by a QUAD vortex ring 
% of circulation Gamma with vertices (x,y,z)_{1,2,3,4}. 
%
% Based on the formulas in Katz's book, page 251-256

x0 = [x1 x2 x3 x4 x1]; 
y0 = [y1 y2 y3 y4 y1]; 
z0 = [z1 z2 z3 z4 z1]; 

tol = 1d-10; 

uu = zeros(size(xx)); 
vv = zeros(size(xx)); 
ww = zeros(size(xx)); 

for i=1:4

    curlx = (yy-y0(i)).*(zz-z0(i+1)) - (zz - z0(i)).*(yy-y0(i+1)); 
    curly =-(xx-x0(i)).*(zz-z0(i+1)) + (zz - z0(i)).*(xx-x0(i+1)); 
    curlz = (xx-x0(i)).*(yy-y0(i+1)) - (yy - y0(i)).*(xx-x0(i+1)); 
    rr1   = sqrt((xx-x0(i)).^2 + (yy-y0(i)).^2 + (zz-z0(i)).^2); 
    rr2   = sqrt((xx-x0(i+1)).^2 + (yy-y0(i+1)).^2 + (zz-z0(i+1)).^2); 
    dot1  = (x0(i+1)-x0(i)).*(xx-x0(i  )) + (y0(i+1)-y0(i)).*(yy-y0(i  )) + (z0(i+1)-z0(i)).*(zz-z0(i  )); 
    dot2  = (x0(i+1)-x0(i)).*(xx-x0(i+1)) + (y0(i+1)-y0(i)).*(yy-y0(i+1)) + (z0(i+1)-z0(i)).*(zz-z0(i+1)); 

    curl2 = (curlx.^2 + curly.^2 + curlz.^2);

    KK    = Gamma./(4*pi.*(curlx.^2 + curly.^2 + curlz.^2)).*(dot1./rr1 - dot2./rr2); 
    KK(find(rr1<tol | rr2<tol | curl2<tol)) = 0; 

    uu    = uu + KK.*curlx; 
    vv    = vv + KK.*curly; 
    ww    = ww + KK.*curlz; 

end


return
end

function [CL_i, ww_mat, Gamma, L, V_inf] = vlm (M_inf, PanelPoints_full, alpha_rad, Nx, Ny, x_c, y_c, b_eiw, rho, a, Sw_eiw)
    
    if M_inf == 0 % just to avoid having V=a*(M=0)
        V_inf = 1;
    else
        V_inf = M_inf*a;
    end

    ww_mat = zeros(Nx, Ny);
    idx_cp=0;

    for m = 1:Nx
        for n = 1:Ny


        idx_cp = idx_cp+1; %(n - 1) * Nx + m;  % Control point index

        % Control point coordinates
        xx_cp = x_c(m, n);
        yy_cp = y_c(m, n);
        zz_cp = 0;

        idx_vr =0;
        for i = 1:Nx
            for j = 1:Ny

                idx_vr = idx_vr+1;  % Vortex ring index

                Gamma = 1;

                % Panel corner coordinates
                x1 = PanelPoints_full(j, i, 1);
                y1 = PanelPoints_full(j, i, 2);
                z1 = 0;

                x2 = 10000;
                %PanelPoints_full(j, i+1, 1);
                y2 = PanelPoints_full(j, i+1, 2);
                z2 = 0;

                x3 = 10000;
                %PanelPoints_full(j+1, i+1, 1);
                y3 = PanelPoints_full(j+1, i+1, 2);
                z3 = 0;

                x4 = PanelPoints_full(j+1, i, 1);
                y4 = PanelPoints_full(j+1, i, 2);
                z4 = 0;



                xx = x_c(i,j);
                yy = y_c(i,j);
                zz = 0;


                [uu, vv, ww] = vring(Gamma, x1, x4, x3, x2, y1, y4, y3, y2, z1, z2, z3, z4, xx_cp, yy_cp, zz_cp);



                ww_mat(idx_cp, idx_vr) =  ww;

                % L(i,j) = rho*induced_velocity(i,j,3);

            end
        end
        end
    end


    % Computing w & Gamma

    for k = 1:length(alpha_rad)
    alpha = alpha_rad(k);

    b_w = -V_inf * sin(alpha) * ones(Nx * Ny, 1);   % ~alpha??

    % Solve the linear system for Gamma
    Gamma = ww_mat \ b_w;


    dy_i = (b_eiw) / Ny;  % spanwise panel width
    L(k) = rho * V_inf * sum(Gamma) * dy_i;
    % L(k) = sum(Lp);
    CL_i(k) = L(k) / (0.5 * rho * V_inf^2 * Sw_eiw);
    end
end
